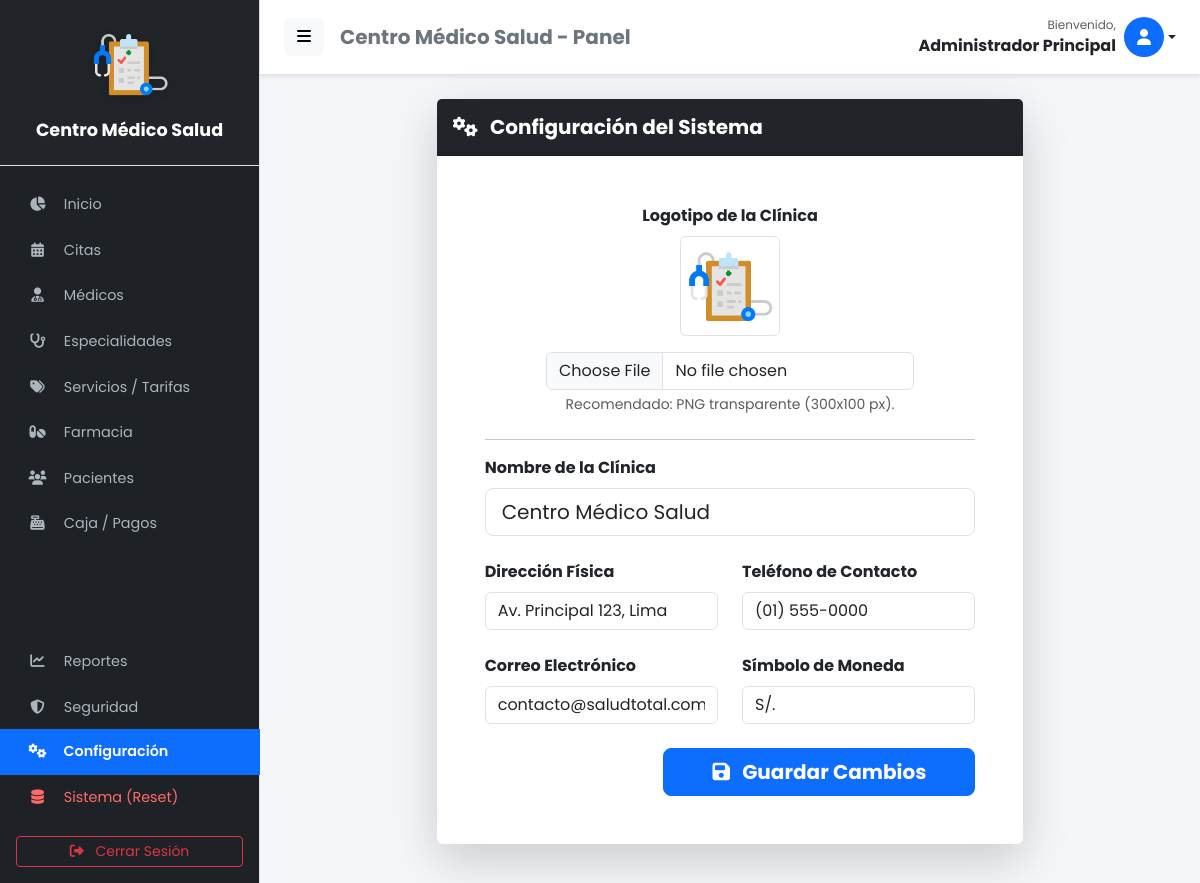
Page /configuracion (signed in) on the committed database.
### tables this page shows
CREATE TABLE IF NOT EXISTS `configuracion` (
  `id` int NOT NULL,
  `nombre_clinica` varchar(100) DEFAULT NULL,
  `direccion` varchar(255) DEFAULT NULL,
  `telefono` varchar(50) DEFAULT NULL,
  `email` varchar(100) DEFAULT NULL,
  `moneda` varchar(5) DEFAULT 'S/.',
  `logo` varchar(255) DEFAULT NULL,
  PRIMARY KEY (`id`)
);

### app/controllers/ConfiguracionController.php (called while the page is built, shortened)
<?php
require_once APP_ROOT . '/models/Configuracion.php';
class ConfiguracionController {
    public function index() {
        $database = new Database();
        $db = $database->connect();
        $configModel = new Configuracion($db);
        $datos = $configModel->obtener();
        require_once APP_ROOT . '/views/admin/configuracion.php';
    }
}

### app/models/Configuracion.php (called while the page is built, shortened)
<?php
class Configuracion {
    private $conn;
    private $table = 'configuracion';
    public function __construct($db) {
        $this->conn = $db;
    }
    public function obtener() {
        $query = "SELECT * FROM " . $this->table . " WHERE id = 1";
        $stmt = $this->conn->prepare($query);
        $stmt->execute();
        return $stmt->fetch(PDO::FETCH_ASSOC);
    }
}

### app/views/admin/configuracion.php (the view, shortened to what this page needs)
<?php require_once APP_ROOT . '/views/layouts/header.php'; ?>
<div class="row justify-content-center">
    <div class="col-md-8">
        <div class="card shadow-lg border-0">
            <div class="card-header bg-dark text-white py-3">
                <h5 class="mb-0 fw-bold"><i class="fas fa-cogs me-2"></i> Configuración del Sistema</h5>
            </div>
            <div class="card-body p-5">
                <form action="<?php echo BASE_URL; ?>/configuracion/guardar" method="POST" enctype="multipart/form-data">
                    <div class="text-center mb-4">
                        <label class="form-label fw-bold d-block">Logotipo de la Clínica</label>
                        <div class="mb-3">
                            <?php if(!empty($datos['logo'])): ?>
                                <img src="<?php echo BASE_URL; ?>/uploads/<?php echo $datos['logo']; ?>?t=<?php echo time(); ?>" alt="Logo Actual" class="img-thumbnail" style="max-height: 100px;">
                            <?php else: ?>
                                <div class="badge bg-secondary p-3">Sin Logo</div>
                            <?php endif; ?>
                        </div>
                        <input type="file" name="logo" class="form-control w-75 mx-auto" accept="image/png, image/jpeg">
                        <div class="form-text">Recomendado: PNG transparente (300x100 px).</div>
                    </div>
                    <hr>
                    <div class="row mb-4">
                        <div class="col-md-12">
                            <label class="form-label fw-bold">Nombre de la Clínica</label>
                            <input type="text" name="nombre" class="form-control form-control-lg" value="<?php echo $datos['nombre_clinica']; ?>" required>
                        </div>
                    </div>
                    <div class="row mb-4">
                        <div class="col-md-6">
                            <label class="form-label fw-bold">Dirección Física</label>
                            <input type="text" name="direccion" class="form-control" value="<?php echo $datos['direccion']; ?>" required>
                        </div>
                        <div class="col-md-6">
                            <label class="form-label fw-bold">Teléfono de Contacto</label>
                            <input type="text" name="telefono" class="form-control" value="<?php echo $datos['telefono']; ?>" required>
                        </div>
                    </div>
                    <div class="row mb-4">
                        <div class="col-md-6">
                            <label class="form-label fw-bold">Correo Electrónico</label>
                            <input type="email" name="email" class="form-control" value="<?php echo $datos['email']; ?>" required>
                        </div>
                        <div class="col-md-6">
                            <label class="form-label fw-bold">Símbolo de Moneda</label>
                            <input type="text" name="moneda" class="form-control" value="<?php echo $datos['moneda']; ?>" required>
                        </div>
                    </div>
                    <div class="d-flex justify-content-end">
                        <button type="submit" class="btn btn-primary btn-lg fw-bold px-5">
                            <i class="fas fa-save me-2"></i> Guardar Cambios
                        </button>
                    </div>
                </form>
            </div>
        </div>
    </div>
</div>
<?php require_once APP_ROOT . '/views/layouts/footer.php'; ?>

### app/views/layouts/header.php (shortened to what this page needs)
<?php
$rol = $_SESSION['user_role_id'] ?? 0;
$nombreUsuario = $_SESSION['user_name'] ?? 'Usuario';
$db_header = new Database();
$conn_header = $db_header->connect();
$configModel_header = new Configuracion($conn_header);
$empresa_header = $configModel_header->obtener();
$nombre_app = !empty($empresa_header['nombre_clinica']) ? $empresa_header['nombre_clinica'] : 'Centro Médico Salud';
$logo_app = !empty($empresa_header['logo']) ? $empresa_header['logo'] : null;
?>
<!DOCTYPE html>
<html lang="es">
<head>
    <link href="https://cdn.jsdelivr.net/npm/bootstrap@5.3.0/dist/css/bootstrap.min.css" rel="stylesheet">
    <link rel="stylesheet" href="https://cdnjs.cloudflare.com/ajax/libs/font-awesome/6.4.0/css/all.min.css">
    <link rel="stylesheet" href="https://cdn.datatables.net/1.13.4/css/dataTables.bootstrap5.min.css">
    <link rel="stylesheet" href="https://cdn.datatables.net/buttons/2.3.6/css/buttons.bootstrap5.min.css">
    <link href="https://cdn.jsdelivr.net/npm/select2@4.1.0-rc.0/dist/css/select2.min.css" rel="stylesheet" />
    <link rel="stylesheet" href="https://cdn.jsdelivr.net/npm/sweetalert2@11/dist/sweetalert2.min.css">
</head>
<body>
    <div class="d-flex" id="wrapper">
        <div class="border-end" id="sidebar-wrapper">
            <div class="sidebar-heading border-bottom bg-dark sidebar-logo-container">
                <?php if ($logo_app && file_exists(APP_ROOT . '/../public/uploads/' . $logo_app)): ?>
                    <img src="<?php echo BASE_URL; ?>/uploads/<?php echo htmlspecialchars($logo_app); ?>" alt="Logo"
                        class="sidebar-logo-img">
                <?php else: ?>
                    <div class="mb-2"><i class="fas fa-hospital-user fa-2x text-light"></i></div>
                <?php endif; ?>
                <div class="sidebar-title mt-2"><?php echo htmlspecialchars($nombre_app); ?></div>
            </div>
            <div class="list-group list-group-flush pt-3">
                <a href="<?php echo BASE_URL; ?>/home"
                    class="list-group-item list-group-item-action <?php echo strpos($_SERVER['REQUEST_URI'], '/home') !== false ? 'active' : ''; ?>">
                    <i class="fas fa-chart-pie"></i> Inicio
                </a>
                <a href="<?php echo BASE_URL; ?>/citas"
                    class="list-group-item list-group-item-action <?php echo strpos($_SERVER['REQUEST_URI'], '/citas') !== false ? 'active' : ''; ?>">
                    <i class="fas fa-calendar-alt"></i> Citas
                </a>
                <?php if ($rol == 1 || $rol == 4): ?>
                    <a href="<?php echo BASE_URL; ?>/medicos"
                        class="list-group-item list-group-item-action <?php echo strpos($_SERVER['REQUEST_URI'], '/medicos') !== false ? 'active' : ''; ?>">
                        <i class="fas fa-user-md"></i> Médicos
                    </a>
                    <a href="<?php echo BASE_URL; ?>/especialidades"
                        class="list-group-item list-group-item-action <?php echo strpos($_SERVER['REQUEST_URI'], '/especialidades') !== false ? 'active' : ''; ?>">
                        <i class="fas fa-stethoscope"></i> Especialidades
                    </a>
                    <a href="<?php echo BASE_URL; ?>/servicios"
                        class="list-group-item list-group-item-action <?php echo strpos($_SERVER['REQUEST_URI'], '/servicios') !== false ? 'active' : ''; ?>">
                        <i class="fas fa-tags"></i> Servicios / Tarifas
                    </a>
                    <a href="<?php echo BASE_URL; ?>/medicamentos"
                        class="list-group-item list-group-item-action <?php echo strpos($_SERVER['REQUEST_URI'], '/medicamentos') !== false ? 'active' : ''; ?>">
                        <i class="fas fa-pills"></i> Farmacia
                    </a>
                <?php endif; ?>
                <a href="<?php echo BASE_URL; ?>/pacientes"
                    class="list-group-item list-group-item-action <?php echo strpos($_SERVER['REQUEST_URI'], '/pacientes') !== false ? 'active' : ''; ?>">
                    <i class="fas fa-users"></i> Pacientes
                </a>
                <?php if ($rol == 1 || $rol == 4): ?>
                    <a href="<?php echo BASE_URL; ?>/caja"
                        class="list-group-item list-group-item-action <?php echo strpos($_SERVER['REQUEST_URI'], '/caja') !== false ? 'active' : ''; ?>">
                        <i class="fas fa-cash-register"></i> Caja / Pagos
                    </a>
                <?php endif; ?>
                <?php if ($rol == 1): ?>
                    <div class="sidebar-heading text-uppercase fs-6 text-muted mt-3 mb-1"
                        style="font-size: 0.75rem; padding-left: 25px; text-align: left;">Administración</div>
                    <a href="<?php echo BASE_URL; ?>/reportes"
                        class="list-group-item list-group-item-action <?php echo strpos($_SERVER['REQUEST_URI'], '/reportes') !== false ? 'active' : ''; ?>">
                        <i class="fas fa-chart-line"></i> Reportes
                    </a>
                    <a href="<?php echo BASE_URL; ?>/auditoria"
                        class="list-group-item list-group-item-action <?php echo strpos($_SERVER['REQUEST_URI'], '/auditoria') !== false ? 'active' : ''; ?>">
                        <i class="fas fa-shield-alt"></i> Seguridad
                    </a>
                    <a href="<?php echo BASE_URL; ?>/configuracion"
                        class="list-group-item list-group-item-action <?php echo strpos($_SERVER['REQUEST_URI'], '/configuracion') !== false ? 'active' : ''; ?>">
                        <i class="fas fa-cogs"></i> Configuración
                    </a>
                    <a href="<?php echo BASE_URL; ?>/sistema"
                        class="list-group-item list-group-item-action item-danger <?php echo strpos($_SERVER['REQUEST_URI'], '/sistema') !== false ? 'active' : ''; ?>">
                        <i class="fas fa-database"></i> Sistema (Reset)
                    </a>
                <?php endif; ?>
            </div>
            <div class="mt-auto p-3">
                <a href="<?php echo BASE_URL; ?>/auth/logout" class="btn btn-outline-danger w-100 btn-sm">
                    <i class="fas fa-sign-out-alt me-2"></i> Cerrar Sesión
                </a>
            </div>
        </div>
        <div id="page-content-wrapper">
            <nav class="navbar navbar-expand-lg navbar-light bg-white border-bottom py-3 px-4">
                <div class="d-flex align-items-center w-100">
                    <button class="btn btn-light" id="menu-toggle"><i class="fas fa-bars"></i></button>
                    <h5 class="ms-3 mb-0 text-secondary fw-bold d-none d-sm-block">
                        <?php echo htmlspecialchars($nombre_app); ?> - Panel</h5>
                    <div class="ms-auto dropdown">
                        <a href="#" class="d-flex align-items-center text-decoration-none dropdown-toggle text-dark"
                            id="dropdownUser1" data-bs-toggle="dropdown" aria-expanded="false">
                            <div class="text-end me-2 d-none d-lg-block">
                                <small class="text-muted d-block" style="font-size: 0.75rem;">Bienvenido,</small>
                                <span class="fw-bold"><?php echo $nombreUsuario; ?></span>
                            </div>
                            <div class="bg-primary text-white rounded-circle d-flex align-items-center justify-content-center"
                                style="width: 40px; height: 40px;">
                                <i class="fas fa-user"></i>
                            </div>
                        </a>
                    </div>
                </div>
            </nav>
            <div class="container-fluid px-4 py-4">

### app/views/layouts/header.php (style rules this page uses)
body { font-family: 'Poppins', sans-serif; background-color: #f4f6f9; overflow-x: hidden; }
#wrapper { display: flex; width: 100%; }
#sidebar-wrapper { min-height: 100vh; width: 260px; margin-left: 0; transition: margin 0.25s ease-out; background-color: #1e2125; }
#sidebar-wrapper .sidebar-heading { padding: 1.5rem 1.25rem; font-size: 1.1rem; color: #fff; text-align: center; }
#sidebar-wrapper .list-group { width: 260px; }
#page-content-wrapper { width: 100%; }
.list-group-item { border: none; padding: 12px 25px; font-size: 0.9rem; color: #adb5bd; background-color: transparent; transition: all 0.3s; }
.list-group-item.active { background-color: #0d6efd; color: #fff; font-weight: 600; }
.list-group-item i { width: 25px; text-align: center; margin-right: 10px; }
.navbar { box-shadow: 0 2px 4px rgba(0, 0, 0, .08); background: #fff; }
.item-danger { color: #ff6b6b !important; }
.sidebar-logo-container { display: flex; flex-direction: column; align-items: center; justify-content: center; padding: 1.5rem 1rem; min-height: 120px; }
.sidebar-logo-img { max-width: 90%; max-height: 80px; object-fit: contain; margin-bottom: 0.5rem; filter: drop-shadow(0 2px 4px rgba(0, 0, 0, 0.2)); transition: transform 0.3s ease; }
.sidebar-title { font-size: 1.1rem; font-weight: 700; color: #fff; text-align: center; line-height: 1.2; word-wrap: break-word; }

### rows in the picture
configuracion: logo (picture), nombre_clinica "Centro Médico Salud", nombre "Centro Médico Salud", direccion "Av. Principal 123, Lima", telefono "(01) 555-0000", email "contacto@saludtotal.com", moneda "S/."

### other values in the picture
$nombreUsuario "Administrador Principal"
